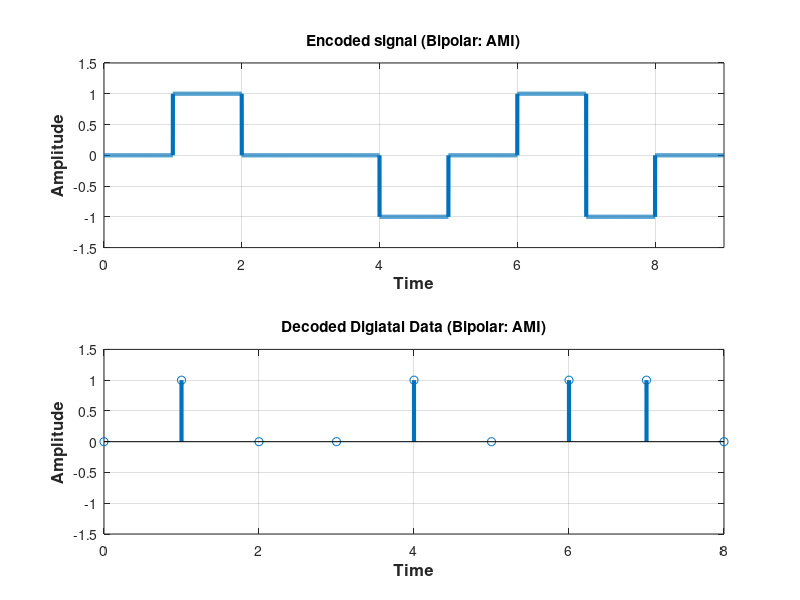

The MATLAB source for this figure:
clear all;
close all;
clc;

%bits = input('prompt');
bits = [0 1 0 0 1 0 1 1 0];
bitrate = 1;
n = 1000;
T = length(bits)/bitrate;
N = n*length(bits);
dt = T/N;
t = 0:dt:T-dt;
x = zeros(1,length(t));
lastbit = -1;
for i=1:length(bits)
  if bits(i)==1
    x((i-1)*n+1:i*n) = -lastbit;
    lastbit = -lastbit;
  end
end
subplot(2,1,1);
plot(t, x, 'Linewidth', 3);
axis([0, length(bits), -1.5, 1.5]);
title('Encoded signal (Bipolar: AMI)');
xlabel('Time','fontweight','bold','fontsize',12);
ylabel('Amplitude','fontweight','bold','fontsize',12);
grid on;

%decoding
counter = 0;
lastbit = 1;
for i = 1:length(t)
  if t(i)>counter
    counter = counter + 1;
    if x(i)== 0
        result(counter) = 0;
    else
        result(counter) = 1;
    end
  end
end
t1 = 0 : bitrate : length(bits) - 1;
subplot(2,1,2);
stem(t1, result, 'Linewidth', 3);
axis([0, length(bits) - 1, -1.5, 1.5]);
title('Decoded Digiatal Data (Bipolar: AMI)');
xlabel('Time','fontweight','bold','fontsize',12);
ylabel('Amplitude','fontweight','bold','fontsize',12);
grid on;

disp('AMI Decoding:');
disp(result);